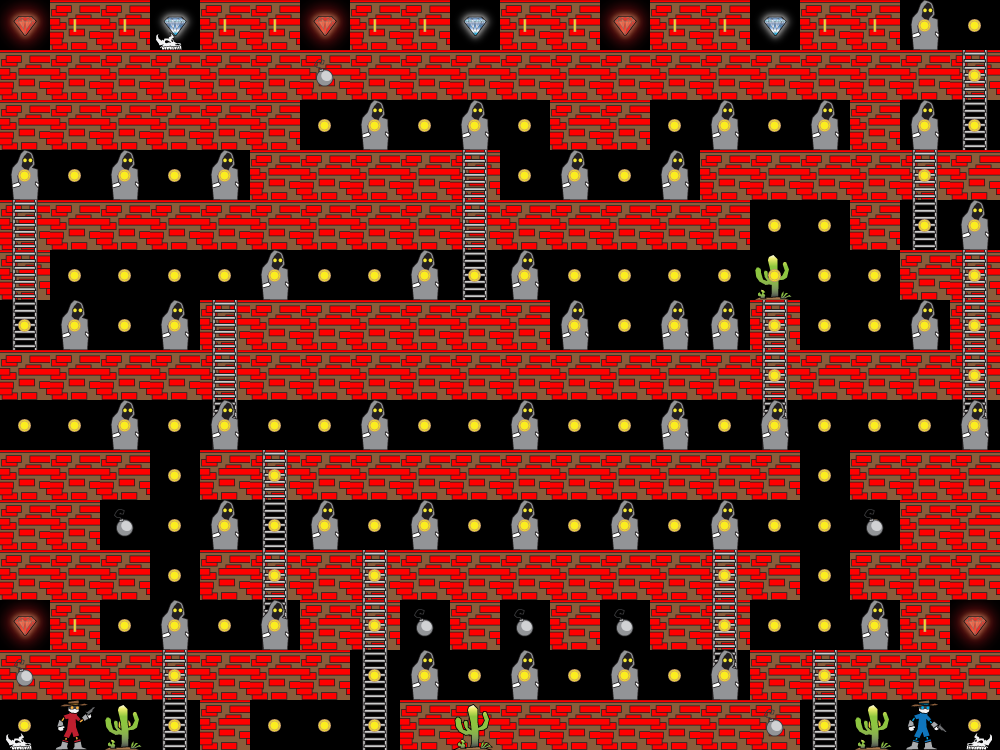

This is a level from a 2D game, rendered from its Tiled map with the project's own tilesets. A one-line summary and the map file follow, with tile-layer data summarised:
An orthogonal 20x15 tile map with 50x50 px tiles, 6 tile layers (Blocks, Ladders, Back, Cast, ...).

<map version="1.0" orientation="orthogonal" width="20" height="15" tilewidth="50" tileheight="50">
 <tileset firstgid="1" name="bandit_spritesheet" tilewidth="50" tileheight="50">
  <image source="bandit_spritesheet.png" width="900" height="250" />
 </tileset>
 <layer name="Blocks" width="20" height="15">
  <data>[300 cells, 169 non-empty, 1 distinct tile ids]</data>
 </layer>
 <layer name="Ladders" width="20" height="15">
  <data>[300 cells, 35 non-empty, 1 distinct tile ids]</data>
 </layer>
 <layer name="Back" width="20" height="15">
  <data>[300 cells, 2 non-empty, 1 distinct tile ids]</data>
 </layer>
 <layer name="Cast" width="20" height="15">
  <data>[300 cells, 43 non-empty, 3 distinct tile ids]</data>
 </layer>
 <layer name="Coins" width="20" height="15">
  <data>[300 cells, 140 non-empty, 3 distinct tile ids]</data>
 </layer>
 <layer name="Front" width="20" height="15">
  <data>[300 cells, 27 non-empty, 5 distinct tile ids]</data>
 </layer>
</map>